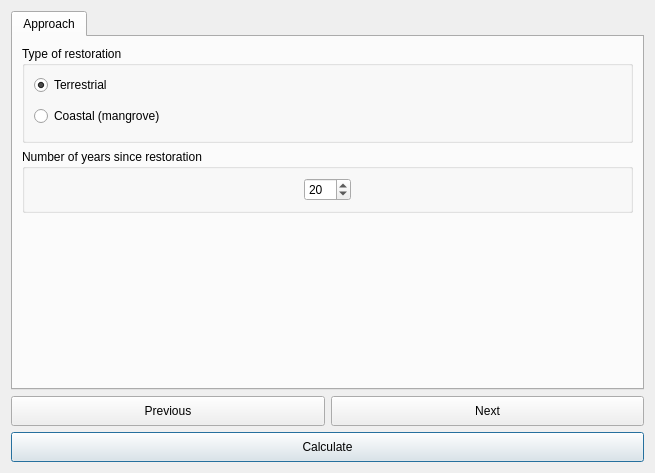
<?xml version="1.0" encoding="UTF-8"?>
<ui version="4.0">
 <class>DlgCalculateRestBiomassData</class>
 <widget class="QDialog" name="DlgCalculateRestBiomassData">
  <property name="geometry">
   <rect>
    <x>0</x>
    <y>0</y>
    <width>655</width>
    <height>473</height>
   </rect>
  </property>
  <property name="sizePolicy">
   <sizepolicy hsizetype="Fixed" vsizetype="Fixed">
    <horstretch>0</horstretch>
    <verstretch>0</verstretch>
   </sizepolicy>
  </property>
  <property name="windowTitle">
   <string>Estimate Likely Change in Biomass Due to Restoration</string>
  </property>
  <layout class="QVBoxLayout" name="verticalLayout">
   <item>
    <widget class="QTabWidget" name="TabBox">
     <property name="sizePolicy">
      <sizepolicy hsizetype="Minimum" vsizetype="Expanding">
       <horstretch>0</horstretch>
       <verstretch>0</verstretch>
      </sizepolicy>
     </property>
     <property name="tabShape">
      <enum>QTabWidget::Rounded</enum>
     </property>
     <property name="currentIndex">
      <number>0</number>
     </property>
     <widget class="QWidget" name="ApproachTab">
      <attribute name="title">
       <string>Approach</string>
      </attribute>
      <layout class="QVBoxLayout" name="verticalLayout_4">
       <item>
        <widget class="QGroupBox" name="groupBox">
         <property name="title">
          <string>Type of restoration</string>
         </property>
         <layout class="QVBoxLayout" name="verticalLayout_3">
          <item>
           <widget class="QRadioButton" name="radioButton_rest_type_terrestrial">
            <property name="text">
             <string>Terrestrial</string>
            </property>
            <property name="checked">
             <bool>true</bool>
            </property>
           </widget>
          </item>
          <item>
           <widget class="QRadioButton" name="radioButton_rest_type_coastal">
            <property name="minimumSize">
             <size>
              <width>0</width>
              <height>30</height>
             </size>
            </property>
            <property name="text">
             <string>Coastal (mangrove)</string>
            </property>
            <property name="checked">
             <bool>false</bool>
            </property>
           </widget>
          </item>
         </layout>
        </widget>
       </item>
       <item>
        <widget class="QGroupBox" name="groupBox_2">
         <property name="title">
          <string>Number of years since restoration</string>
         </property>
         <layout class="QVBoxLayout" name="verticalLayout_2">
          <item alignment="Qt::AlignHCenter">
           <widget class="QSpinBox" name="spinBox_years">
            <property name="maximumSize">
             <size>
              <width>50</width>
              <height>16777215</height>
             </size>
            </property>
            <property name="minimum">
             <number>1</number>
            </property>
            <property name="maximum">
             <number>100</number>
            </property>
            <property name="value">
             <number>20</number>
            </property>
           </widget>
          </item>
         </layout>
        </widget>
       </item>
       <item>
        <spacer name="verticalSpacer_2">
         <property name="orientation">
          <enum>Qt::Vertical</enum>
         </property>
         <property name="sizeHint" stdset="0">
          <size>
           <width>20</width>
           <height>40</height>
          </size>
         </property>
        </spacer>
       </item>
      </layout>
     </widget>
    </widget>
   </item>
   <item>
    <layout class="QGridLayout" name="gridLayout_3">
     <item row="2" column="0" colspan="2">
      <widget class="QPushButton" name="button_calculate">
       <property name="sizePolicy">
        <sizepolicy hsizetype="Minimum" vsizetype="Minimum">
         <horstretch>0</horstretch>
         <verstretch>0</verstretch>
        </sizepolicy>
       </property>
       <property name="minimumSize">
        <size>
         <width>0</width>
         <height>30</height>
        </size>
       </property>
       <property name="text">
        <string>Calculate</string>
       </property>
      </widget>
     </item>
     <item row="1" column="0">
      <widget class="QPushButton" name="button_prev">
       <property name="sizePolicy">
        <sizepolicy hsizetype="Minimum" vsizetype="Minimum">
         <horstretch>0</horstretch>
         <verstretch>0</verstretch>
        </sizepolicy>
       </property>
       <property name="minimumSize">
        <size>
         <width>0</width>
         <height>30</height>
        </size>
       </property>
       <property name="text">
        <string>Previous</string>
       </property>
      </widget>
     </item>
     <item row="1" column="1">
      <widget class="QPushButton" name="button_next">
       <property name="sizePolicy">
        <sizepolicy hsizetype="Minimum" vsizetype="Minimum">
         <horstretch>0</horstretch>
         <verstretch>0</verstretch>
        </sizepolicy>
       </property>
       <property name="minimumSize">
        <size>
         <width>0</width>
         <height>30</height>
        </size>
       </property>
       <property name="text">
        <string>Next</string>
       </property>
      </widget>
     </item>
    </layout>
   </item>
  </layout>
 </widget>
 <tabstops>
  <tabstop>TabBox</tabstop>
  <tabstop>button_prev</tabstop>
  <tabstop>button_next</tabstop>
  <tabstop>button_calculate</tabstop>
 </tabstops>
 <resources/>
 <connections/>
</ui>
